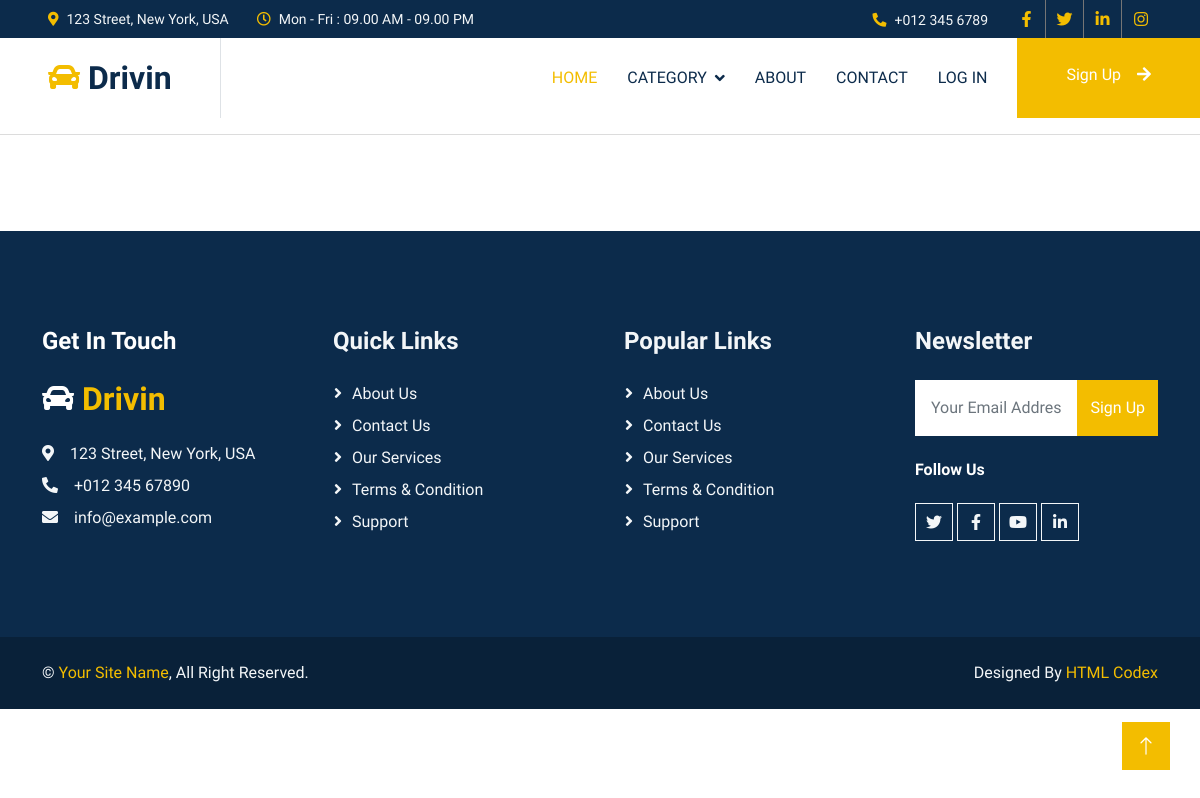
The page /account/player/ on the database as committed earlier.
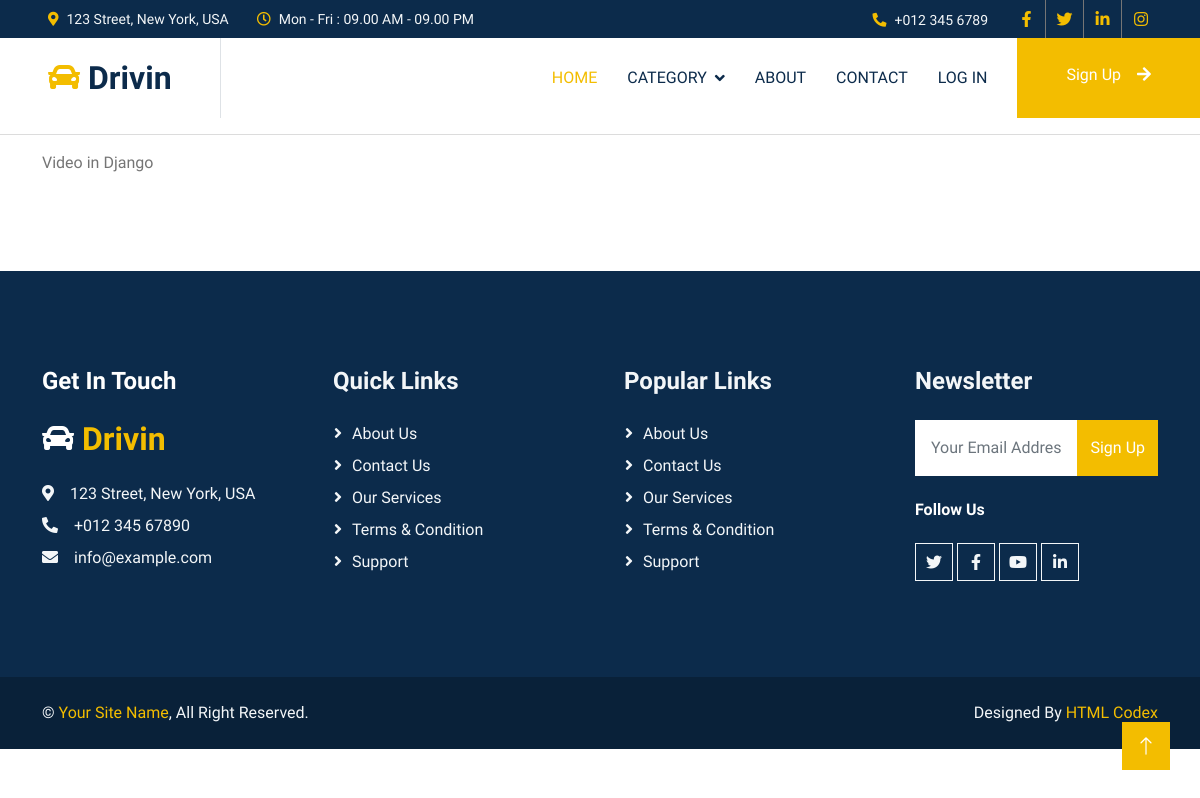
The same page on the database as committed later.
### ProdemyApp/models.py (models this page shows, shortened)
class CourseModel(models.Model):
    category = models.ForeignKey(CourseCategoryModel, on_delete=models.CASCADE)
    instructor = models.ForeignKey(User, on_delete=models.CASCADE)
    title = models.CharField(max_length=50)
    slug = models.SlugField(auto_created=True, max_length=50)
    video_url = EmbedVideoField()
    description = models.TextField()
    price = models.DecimalField(max_digits=10, decimal_places=2)
    rating = models.DecimalField(max_digits=2, decimal_places=1)
    image = models.ImageField(upload_to='media/course_thumnail', blank=True, null=True)
    uploaded_at = models.DateTimeField(auto_now_add=True)
    updated_at = models.DateTimeField(auto_now=True)

### ProdemyApp/views.py (the view)
# urls.py: path('player/', views.VideoPlayerView.as_view(), name='player'),
class VideoPlayerView(CreateView):
    template_name = 'views/player.html'
    context = {}
    def get(self, request):
        course = CourseModel.objects.all()
        self.context['course'] = course
        return render(request, self.template_name, self.context)

### ProdemyApp/templates/views/player.html (shortened to what this page needs)
{% extends 'base.html' %}
{% load embed_video_tags %}
{% block content %}
<section class="container">
    <div>
        {% for c in course %}
            {{ c.title }}
        {% endfor %}
    </div>
</section>
{% endblock %}

### templates/base.html (shortened to what this page needs)
{% load static %}
<!DOCTYPE html>
<html lang="en">
<head>
    <link href="https://cdnjs.cloudflare.com/ajax/libs/font-awesome/5.10.0/css/all.min.css" rel="stylesheet">
    <link href="https://cdn.jsdelivr.net/npm/bootstrap-icons@1.4.1/font/bootstrap-icons.css" rel="stylesheet">
    <link href="{% static 'lib/animate/animate.min.css' %}" rel="stylesheet">
    <link href="{% static 'lib/owlcarousel/assets/owl.carousel.min.css' %}" rel="stylesheet">
    <link href="{% static 'css/bootstrap.min.css' %}" rel="stylesheet">
    <link href="{% static 'css/style.css' %}" rel="stylesheet">
</head>
<body>
    <div class="container-fluid bg-dark text-light p-0">
        <div class="row gx-0 d-none d-lg-flex">
            <div class="col-lg-7 px-5 text-start">
                <div class="h-100 d-inline-flex align-items-center me-4">
                    <small class="fa fa-map-marker-alt text-primary me-2"></small>
                    <small>123 Street, New York, USA</small>
                </div>
                <div class="h-100 d-inline-flex align-items-center">
                    <small class="far fa-clock text-primary me-2"></small>
                    <small>Mon - Fri : 09.00 AM - 09.00 PM</small>
                </div>
            </div>
            <div class="col-lg-5 px-5 text-end">
                <div class="h-100 d-inline-flex align-items-center me-4">
                    <small class="fa fa-phone-alt text-primary me-2"></small>
                    <small>+012 345 6789</small>
                </div>
                <div class="h-100 d-inline-flex align-items-center mx-n2">
                    <a class="btn btn-square btn-link rounded-0 border-0 border-end border-secondary" href=""><i
                            class="fab fa-facebook-f"></i></a>
                    <a class="btn btn-square btn-link rounded-0 border-0 border-end border-secondary" href=""><i
                            class="fab fa-twitter"></i></a>
                    <a class="btn btn-square btn-link rounded-0 border-0 border-end border-secondary" href=""><i
                            class="fab fa-linkedin-in"></i></a>
                    <a class="btn btn-square btn-link rounded-0" href=""><i class="fab fa-instagram"></i></a>
                </div>
            </div>
        </div>
    </div>
    <nav class="navbar navbar-expand-lg bg-white navbar-light sticky-top p-0">
        <a href="index.html" class="navbar-brand d-flex align-items-center border-end px-4 px-lg-5">
            <h2 class="m-0"><i class="fa fa-car text-primary me-2"></i>Drivin</h2>
        </a>
        <div class="collapse navbar-collapse" id="navbarCollapse">
            <div class="navbar-nav ms-auto p-4 p-lg-0">
                <a href="index.html" class="nav-item nav-link active">Home</a>
                <div class="nav-item dropdown">
                    <a href="#" class="nav-link dropdown-toggle" data-bs-toggle="dropdown">Category</a>
                </div>
                <a href=" {% url "player" %} " class="nav-item nav-link">About</a>
                <a href="#" class="nav-item nav-link">Contact</a>
                <a href="{% url 'login' %}" class="nav-item nav-link">Log in</a>
            </div>
            <a href="{% url 'signup' %}" class="btn btn-primary py-4 px-lg-5 d-none d-lg-block">Sign Up<i
                    class="fa fa-arrow-right ms-3"></i></a>
        </div>
    </nav>
    <hr>
    {% block content %}{% endblock %}
    <div class="container-fluid bg-dark text-light footer my-6 mb-0 py-6 wow fadeIn" data-wow-delay="0.1s">
        <div class="container">
            <div class="row g-5">
                <div class="col-lg-3 col-md-6">
                    <h4 class="text-white mb-4">Get In Touch</h4>
                    <h2 class="text-primary mb-4"><i class="fa fa-car text-white me-2"></i>Drivin</h2>
                    <p class="mb-2"><i class="fa fa-map-marker-alt me-3"></i>123 Street, New York, USA</p>
                    <p class="mb-2"><i class="fa fa-phone-alt me-3"></i>+012 345 67890</p>
                    <p class="mb-2"><i class="fa fa-envelope me-3"></i>info@example.com</p>
                </div>
                <div class="col-lg-3 col-md-6">
                    <h4 class="text-light mb-4">Quick Links</h4>
                    <a class="btn btn-link" href="">About Us</a>
                    <a class="btn btn-link" href="">Contact Us</a>
                    <a class="btn btn-link" href="">Our Services</a>
                    <a class="btn btn-link" href="">Terms & Condition</a>
                    <a class="btn btn-link" href="">Support</a>
                </div>
                <div class="col-lg-3 col-md-6">
                    <h4 class="text-light mb-4">Popular Links</h4>
                    <a class="btn btn-link" href="">About Us</a>
                    <a class="btn btn-link" href="">Contact Us</a>
                    <a class="btn btn-link" href="">Our Services</a>
                    <a class="btn btn-link" href="">Terms & Condition</a>
                    <a class="btn btn-link" href="">Support</a>
                </div>
                <div class="col-lg-3 col-md-6">
                    <h4 class="text-light mb-4">Newsletter</h4>
                    <form action="">
                        <div class="input-group">
                            <input type="text" class="form-control p-3 border-0" placeholder="Your Email Address">
                            <button class="btn btn-primary">Sign Up</button>
                        </div>
                    </form>
                    <h6 class="text-white mt-4 mb-3">Follow Us</h6>
                    <div class="d-flex pt-2">
                        <a class="btn btn-square btn-outline-light me-1" href=""><i class="fab fa-twitter"></i></a>
                        <a class="btn btn-square btn-outline-light me-1" href=""><i class="fab fa-facebook-f"></i></a>
                        <a class="btn btn-square btn-outline-light me-1" href=""><i class="fab fa-youtube"></i></a>
                        <a class="btn btn-square btn-outline-light me-0" href=""><i class="fab fa-linkedin-in"></i></a>
                    </div>
                </div>
            </div>
        </div>
    </div>
    <div class="container-fluid copyright text-light py-4 wow fadeIn" data-wow-delay="0.1s">
        <div class="container">
            <div class="row">
                <div class="col-md-6 text-center text-md-start mb-3 mb-md-0">
                    &copy; <a href="#">Your Site Name</a>, All Right Reserved.
                </div>
                <div class="col-md-6 text-center text-md-end">
                    Designed By <a href="https://htmlcodex.com">HTML Codex</a>
                </div>
            </div>
        </div>
    </div>
    <a href="#" class="btn btn-lg btn-primary btn-lg-square back-to-top"><i class="bi bi-arrow-up"></i></a>
</body>
</html>

### static/css/style.css (style rules this page uses)
:root { --primary: #F3BD00; --secondary: #757575; --light: #F3F6F8; --dark: #0C2B4B; }
.py-6 { padding-top: 6rem; padding-bottom: 6rem; }
.my-6 { margin-top: 6rem; margin-bottom: 6rem; }
.back-to-top { position: fixed; display: none; right: 30px; bottom: 30px; z-index: 99; }
.btn { font-weight: 500; transition: .5s; }
.btn.btn-primary, .btn.btn-outline-primary:hover { color: #FFFFFF; }
.btn-square { width: 38px; height: 38px; }
.btn-lg-square { width: 48px; height: 48px; }
.btn-square, .btn-sm-square, .btn-lg-square { padding: 0; display: flex; align-items: center; justify-content: center; font-weight: normal; }
.navbar.sticky-top { top: -100px; transition: .5s; }
.navbar .navbar-brand, .navbar a.btn { height: 80px }
.navbar .navbar-nav .nav-link { margin-right: 30px; padding: 25px 0; color: var(--dark); font-weight: 500; text-transform: uppercase; outline: none; }
.navbar .navbar-nav .nav-link:hover, .navbar .navbar-nav .nav-link.active { color: var(--primary); }
.navbar .dropdown-toggle::after { border: none; content: "\f107"; font-family: "Font Awesome 5 Free"; font-weight: 900; vertical-align: middle; margin-left: 8px; }
.footer .btn.btn-link { display: block; margin-bottom: 5px; padding: 0; text-align: left; color: var(--light); font-weight: normal; text-transform: capitalize; transition: .3s; }
.footer .btn.btn-link::before { position: relative; content: "\f105"; font-family: "Font Awesome 5 Free"; font-weight: 900; color: var(--light); margin-right: 10px; }
.copyright { background: #092139; }
.copyright a { color: var(--primary); }

Rows that differ between the two databases and show on the page:
added CourseModel: title "Video in Django"
